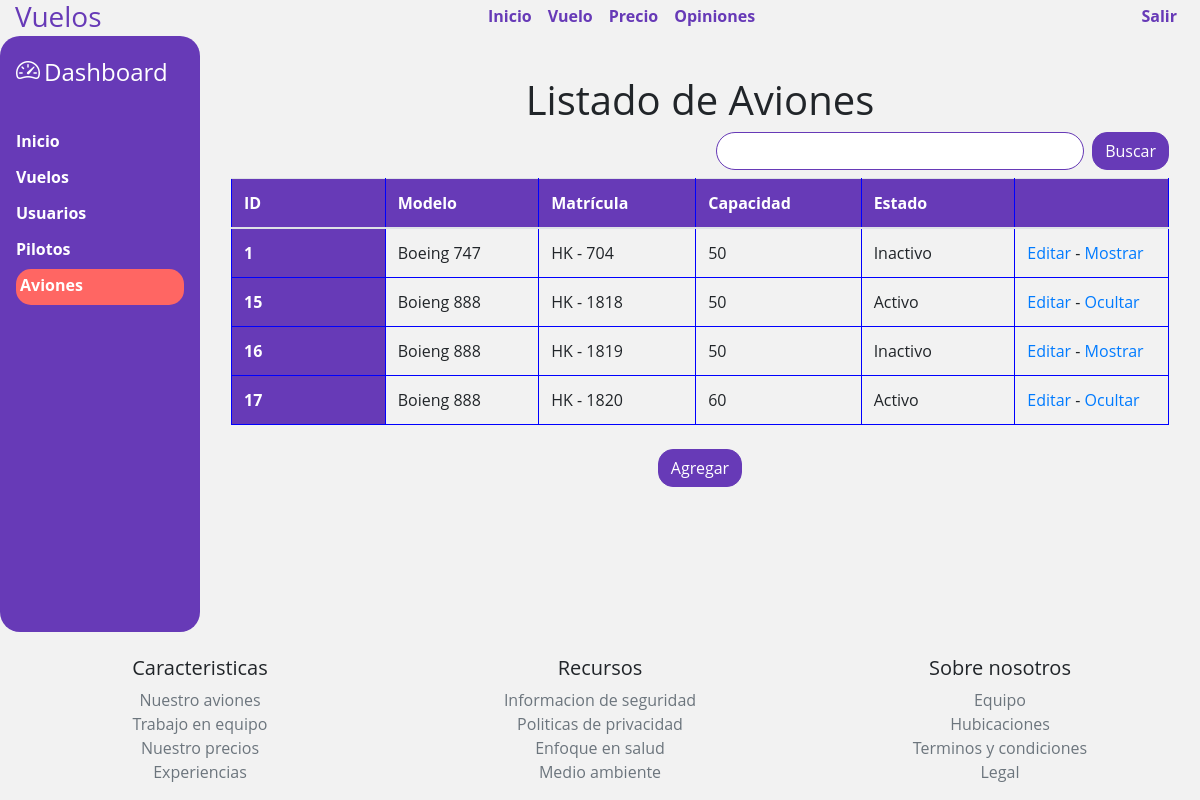
Page /dashboard_aviones on the committed database.
### tables this page shows
CREATE TABLE aviones (id_avion INTEGER PRIMARY KEY AUTOINCREMENT UNIQUE NOT NULL, modelo VARCHAR (50) NOT NULL, matricula VARCHAR (10) NOT NULL, cant_pasajeros INT NOT NULL, estado CHAR (1) NOT NULL DEFAULT A);

### app.py (the view, shortened to what this page needs)
@app.route('/dashboard_aviones', methods=['POST', 'GET'])
def dashboard_aviones():
    sql = f'SELECT id_avion, modelo, matricula, cant_pasajeros, estado FROM aviones'
    res = seleccion(sql)
    if len(res) == 0:
        flash('ERROR: No hay aviones en la tabla')
    else:
        form = AgregarAvion()
        return render_template("dashboard_aviones.html", pagina='dashboard', aviones=res, form=form)

### forms.py
class AgregarAvion(FlaskForm):
    id = TextField(
        'ID *', validators=[InputRequired(message='Indique el ID')])
    modelo = TextField(
        'Modelo *', validators=[InputRequired(message='Indique el modelo')])
    matricula = TextField(
        'Matricula *', validators=[InputRequired(message='Indique el matrícula')])
    cantidad = TextField(
        'Cantidad de Pasajeros *', validators=[InputRequired(message='Indique la cantidad de pasajeros')])
    btn = SubmitField('AgregarAvion')

### db.py (called while the page is built)
def seleccion(sql) -> list:
    try:
        with sqlite3.connect(URL_DB) as con:
            cur = con.cursor()
            res = cur.execute(sql).fetchall()
    except Exception:
        res = ['0']
    return res

### templates/dashboard_aviones.html (shortened to what this page needs)
{% extends 'dashboard.html' %}
{% block content %}
<div class="col p-2 m-2">
  <div class="container">
    <div class="row">
      <div class="col text-center pt-4">
        <h1>Listado de Aviones</h1>
      </div>
    </div>
    <div class="row">
      <div class="col m-2 p-2"></div>
      <div class="col d-inline-flex">
        <input type="text" id="buscar" class="form-control mr-2">
        <button class="btn btn-primary ">Buscar</button>
      </div>
    </div>
    <div class="row mt-2 mb-2">
      <div class="col">
        <table class="table">
          <thead>
            <tr class="">
              <th scope="col">ID</th>
              <th scope="col">Modelo</th>
              <th scope="col">Matrícula</th>
              <th scope="col">Capacidad</th>
              <th scope="col">Estado</th>
              <th scope="col"></th>
            </tr>
          </thead>
          <tbody>
            {% for dat in aviones %}
            <tr>
              <th scope="row">{{ dat[0] }}</th>
              <td>{{ dat[1] }}</td>
              <td>{{ dat[2] }}</td>
              <td>{{ dat[3] }}</td>
              <td>{% if dat[4] == 'I'%}Inactivo{% endif%}{% if dat[4] == 'A'%}Activo{% endif%}</td>
              <td><a href="{{url_for('editar_avion', id=dat[0])}}">Editar</a> - <a href="{{ url_for('eliminar_avion', id=dat[0], estado=dat[4]) }}">{% if dat[4] == 'I'%}Mostrar{% endif%}{% if dat[4] == 'A'%}Ocultar{% endif%}</a></td>
            </tr>
            {% endfor %}
          </tbody>
        </table>
      </div>
    </div>
  </div>
  <div class="row justify-content-md-center">
    <button type="button" class="btn btn-primary" data-toggle="modal" data-target="#agregarAvion">
      Agregar
    </button>
  </div>
</div>
{% endblock %}

### static/css/estilo.css (style rules this page uses)
.container { width: 100%; max-width: 1500px; }
input, .custom-select { border-radius: 25px !important; border-color: #673ab7 !important; }
th { background-color: #673ab7; color: white; }
body { background: #f2f2f2; font-family: 'Open Sans', sans-serif; }
.btn-primary { background-color: #673ab7 !important; border-color: #673ab7 !important; border-radius: 15px; }
th, td { border: 1px solid blue; width: 100px; word-wrap: break-word; }

### rows in the picture
aviones: id_avion "1", modelo "Boeing 747", matricula "HK - 704", cant_pasajeros "50", estado "Inactivo"
aviones: id_avion "15", modelo "Boieng 888", matricula "HK - 1818", cant_pasajeros "50", estado "Activo"
aviones: id_avion "16", modelo "Boieng 888", matricula "HK - 1819", cant_pasajeros "50", estado "Inactivo"
aviones: id_avion "17", modelo "Boieng 888", matricula "HK - 1820", cant_pasajeros "60", estado "Activo"
